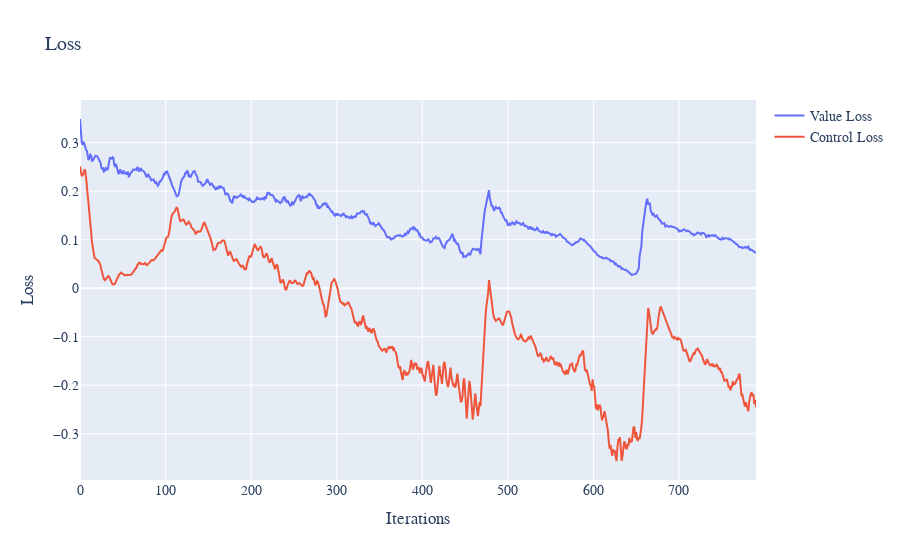

The code cell stored with this chart in its notebook:
### Code cell
eq = LQR()
model = MODEL_CONFIG
solver = DGMPIASolver(model, eq)
loss = np.array(list(solver.train(800)))
plot_losses(loss)

### Figure 1 — Plotly figure (JSON) as saved in the notebook; plotly's stock layout.template omitted (floating-point values rounded to 4 significant figures; data arrays with more than 128 entries replaced by an {"elided": "..."} marker saying what was removed)
{"data": [{"mode": "lines", "name": "Value Loss", "type": "scatter", "x": {"elided": "791 int values"}, "xaxis": "x", "y": {"elided": "791 float values"}, "yaxis": "y"}, {"mode": "lines", "name": "Control Loss", "type": "scatter", "x": {"elided": "791 int values"}, "xaxis": "x", "y": {"elided": "791 float values"}, "yaxis": "y"}], "layout": {"font": {"family": "Courier New, monospace", "size": 14}, "title": {"text": "Loss"}, "xaxis": {"anchor": "y", "domain": [0, 1], "title": {"text": "Iterations"}}, "yaxis": {"anchor": "x", "domain": [0, 1], "title": {"text": "Loss"}}}}
